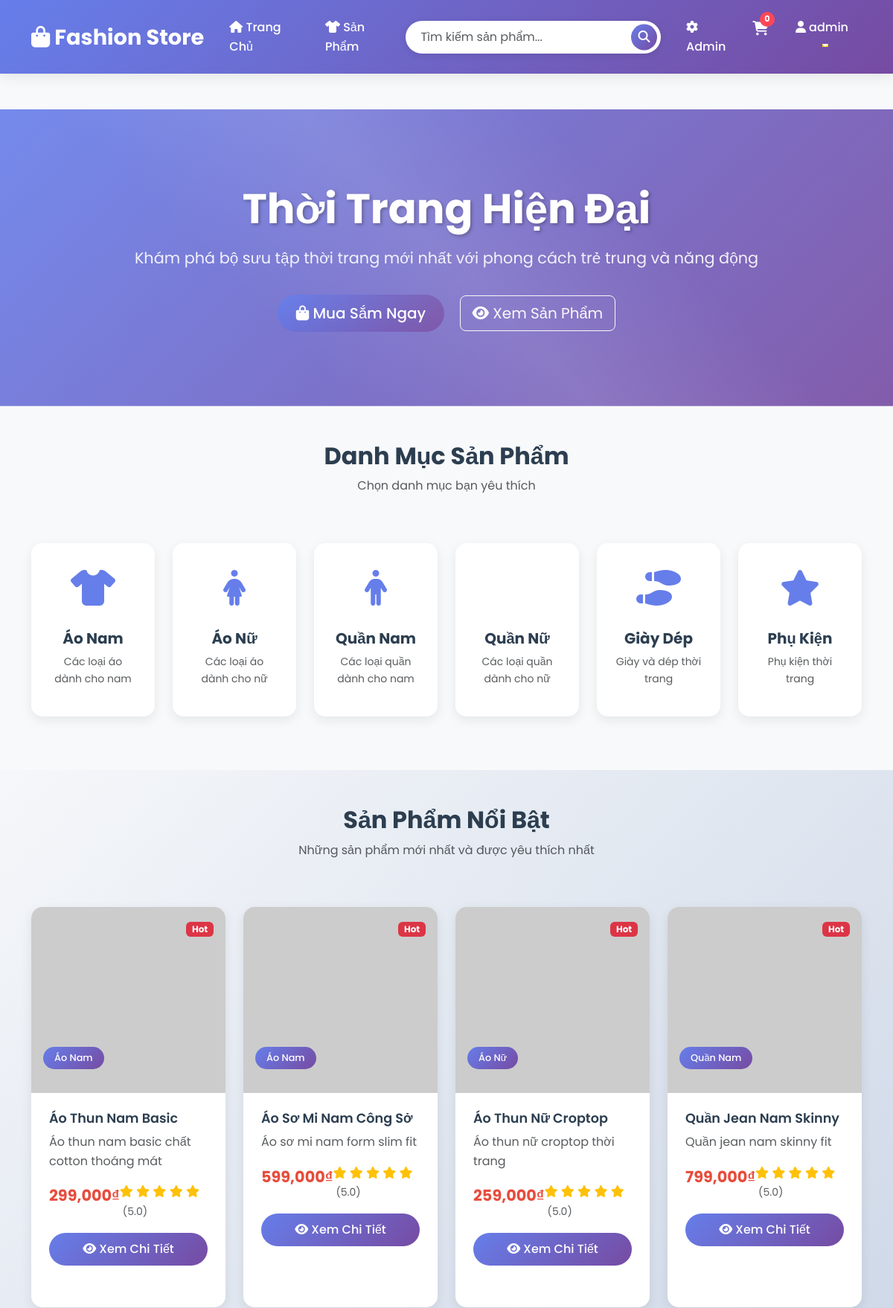
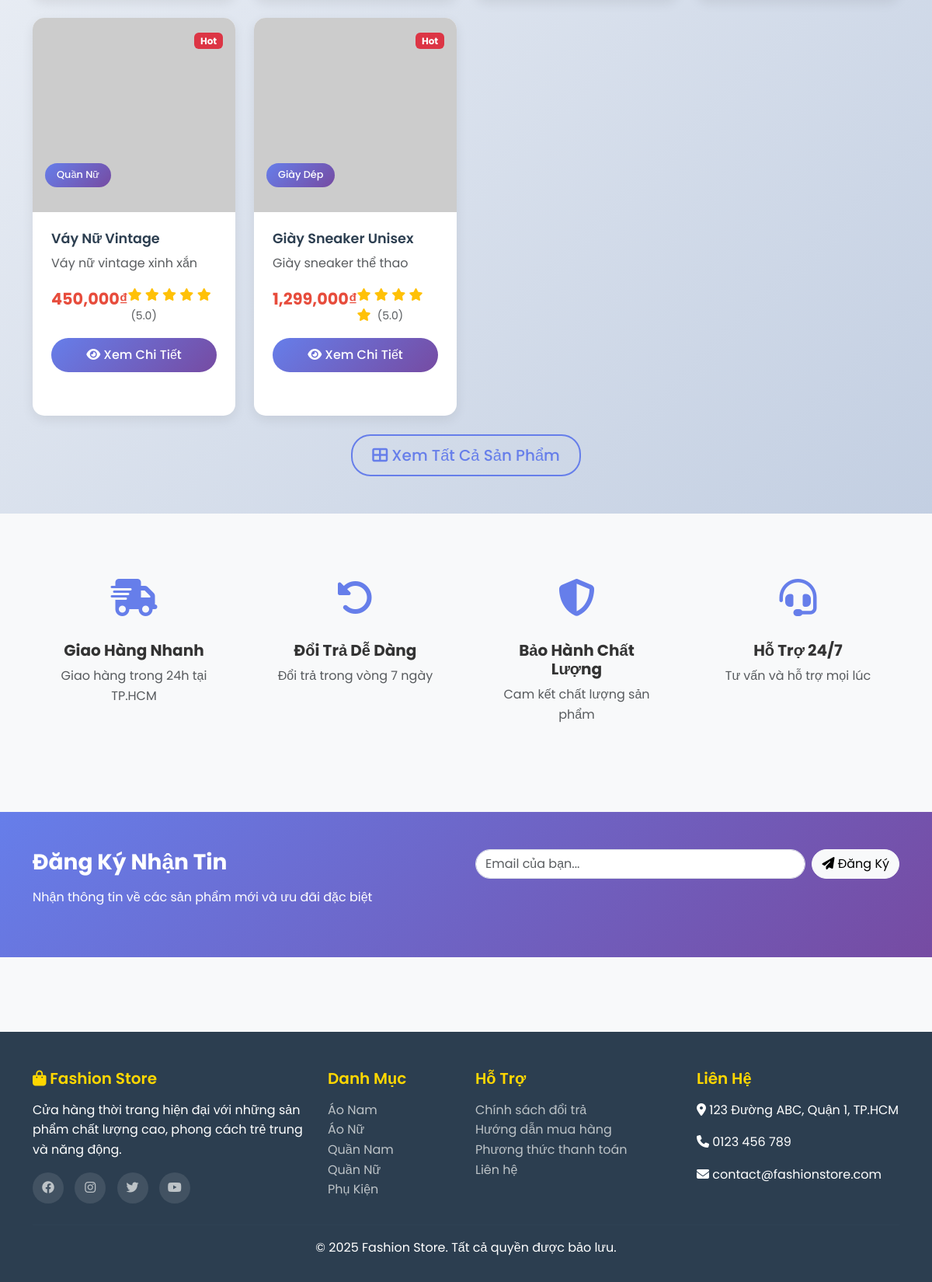
The page / (signed in) on the database its author committed (2 pictures, top to bottom).
### tables this page shows
CREATE TABLE categories (
            id INTEGER PRIMARY KEY AUTOINCREMENT,
            name TEXT UNIQUE NOT NULL,
            description TEXT,
            created_at TIMESTAMP DEFAULT CURRENT_TIMESTAMP
        );

CREATE TABLE products (
            id INTEGER PRIMARY KEY AUTOINCREMENT,
            name TEXT NOT NULL,
            description TEXT,
            price REAL NOT NULL,
            category_id INTEGER,
            image_url TEXT,
            stock INTEGER DEFAULT 0,
            size TEXT,
            color TEXT,
            created_at TIMESTAMP DEFAULT CURRENT_TIMESTAMP,
            FOREIGN KEY (category_id) REFERENCES categories (id)
        );

### app.py (the view)
    def index(self):
        conn = self.get_db_connection()
        products = conn.execute('''
            SELECT p.*, c.name as category_name
            FROM products p
            LEFT JOIN categories c ON p.category_id = c.id
            ORDER BY p.created_at DESC
            LIMIT 8
        ''').fetchall()
        categories = conn.execute('SELECT * FROM categories').fetchall()
        conn.close()
        return render_template('index.html', products=products, categories=categories)

### app.py (called while the page is built)
    def get_db_connection(self):
        conn = sqlite3.connect(self.db_path)
        conn.row_factory = sqlite3.Row  # cho phép truy xuất theo tên cột
        return conn

### templates/index.html (shortened to what this page needs)
{% extends "base.html" %}
{% block content %}
<section class="hero-section">
    <div class="container">
        <div class="row">
            <div class="col-12">
                <h1 class="hero-title">Thời Trang Hiện Đại</h1>
                <p class="hero-subtitle">Khám phá bộ sưu tập thời trang mới nhất với phong cách trẻ trung và năng động</p>
                <a href="{{ url_for('products') }}" class="btn btn-primary btn-lg me-3">
                    <i class="fas fa-shopping-bag"></i> Mua Sắm Ngay
                </a>
                <a href="#featured-products" class="btn btn-outline-light btn-lg">
                    <i class="fas fa-eye"></i> Xem Sản Phẩm
                </a>
            </div>
        </div>
    </div>
</section>
<section class="py-5">
    <div class="container">
        <div class="row">
            <div class="col-12 text-center mb-5">
                <h2 class="fw-bold" style="color: #2c3e50;">Danh Mục Sản Phẩm</h2>
                <p class="text-muted">Chọn danh mục bạn yêu thích</p>
            </div>
        </div>
        <div class="row">
            {% for category in categories %}
            <div class="col-lg-2 col-md-4 col-sm-6 mb-4">
                <a href="{{ url_for('products', category=category.id) }}" class="text-decoration-none">
                    <div class="text-center p-4 h-100" style="background: white; border-radius: 15px; box-shadow: 0 5px 15px rgba(0,0,0,0.08); transition: all 0.3s ease;">
                        <div class="mb-3" style="font-size: 3rem; color: #667eea;">
                            {% if 'Áo Nam' in category.name %}
                                <i class="fas fa-tshirt"></i>
                            {% elif 'Áo Nữ' in category.name %}
                                <i class="fas fa-female"></i>
                            {% elif 'Quần Nam' in category.name %}
                                <i class="fas fa-male"></i>
                            {% elif 'Quần Nữ' in category.name %}
                                <i class="fas fa-dress"></i>
                            {% elif 'Giày' in category.name %}
                                <i class="fas fa-shoe-prints"></i>
                            {% else %}
                                <i class="fas fa-star"></i>
                            {% endif %}
                        </div>
                        <h5 class="fw-bold" style="color: #2c3e50;">{{ category.name }}</h5>
                        <p class="text-muted small">{{ category.description }}</p>
                    </div>
                </a>
            </div>
            {% endfor %}
        </div>
    </div>
</section>
<section id="featured-products" class="py-5" style="background: linear-gradient(135deg, #f5f7fa 0%, #c3cfe2 100%);">
    <div class="container">
        <div class="row">
            <div class="col-12 text-center mb-5">
                <h2 class="fw-bold" style="color: #2c3e50;">Sản Phẩm Nổi Bật</h2>
                <p class="text-muted">Những sản phẩm mới nhất và được yêu thích nhất</p>
            </div>
        </div>
        <div class="row">
            {% for product in products %}
            <div class="col-lg-3 col-md-6 mb-4">
                <div class="product-card h-100">
                    <div class="position-relative overflow-hidden">
                        <img src="{{ product.image_url }}" class="card-img-top" alt="{{ product.name }}" onerror="this.src='https://via.placeholder.com/300x250/667eea/ffffff?text=Fashion+Item'">
                        <div class="position-absolute top-0 end-0 m-3">
                            <span class="badge bg-danger">Hot</span>
                        </div>
                        {% if product.category_name %}
                        <div class="position-absolute bottom-0 start-0 m-3">
                            <span class="category-tag">{{ product.category_name }}</span>
                        </div>
                        {% endif %}
                    </div>
                    <div class="card-body d-flex flex-column">
                        <h5 class="product-title">{{ product.name }}</h5>
                        <p class="card-text text-muted flex-grow-1">{{ product.description[:100] }}{% if product.description|length > 100 %}...{% endif %}</p>
                        <div class="d-flex justify-content-between align-items-center mb-3">
                            <span class="product-price">{{ "{:,.0f}".format(product.price) }}₫</span>
                            <div class="text-warning">
                                <i class="fas fa-star"></i>
                                <i class="fas fa-star"></i>
                                <i class="fas fa-star"></i>
                                <i class="fas fa-star"></i>
                                <i class="fas fa-star"></i>
                                <small class="text-muted ms-1">(5.0)</small>
                            </div>
                        </div>
                        <div class="d-grid gap-2">
                            <a href="{{ url_for('product_detail', product_id=product.id) }}" class="btn btn-primary">
                                <i class="fas fa-eye"></i> Xem Chi Tiết
                            </a>
                        </div>
                    </div>
                </div>
            </div>
            {% endfor %}
        </div>
        <div class="row">
            <div class="col-12 text-center">
                <a href="{{ url_for('products') }}" class="btn btn-outline-primary btn-lg">
                    <i class="fas fa-th-large"></i> Xem Tất Cả Sản Phẩm
                </a>
            </div>
        </div>
    </div>
</section>
<section class="py-5">
    <div class="container">
        <div class="row">
            <div class="col-md-3 text-center mb-4">
                <div class="p-4">
                    <div class="mb-3" style="font-size: 3rem; color: #667eea;">
                        <i class="fas fa-shipping-fast"></i>
                    </div>
                    <h5 class="fw-bold">Giao Hàng Nhanh</h5>
                    <p class="text-muted">Giao hàng trong 24h tại TP.HCM</p>
                </div>
            </div>
            <div class="col-md-3 text-center mb-4">
                <div class="p-4">
                    <div class="mb-3" style="font-size: 3rem; color: #667eea;">
                        <i class="fas fa-undo-alt"></i>
                    </div>
                    <h5 class="fw-bold">Đổi Trả Dễ Dàng</h5>
                    <p class="text-muted">Đổi trả trong vòng 7 ngày</p>
                </div>
            </div>
            <div class="col-md-3 text-center mb-4">
                <div class="p-4">
                    <div class="mb-3" style="font-size: 3rem; color: #667eea;">
                        <i class="fas fa-shield-alt"></i>
                    </div>
                    <h5 class="fw-bold">Bảo Hành Chất Lượng</h5>
                    <p class="text-muted">Cam kết chất lượng sản phẩm</p>
                </div>
            </div>
            <div class="col-md-3 text-center mb-4">
                <div class="p-4">
                    <div class="mb-3" style="font-size: 3rem; color: #667eea;">
                        <i class="fas fa-headset"></i>
                    </div>
                    <h5 class="fw-bold">Hỗ Trợ 24/7</h5>
                    <p class="text-muted">Tư vấn và hỗ trợ mọi lúc</p>
                </div>
            </div>
        </div>
    </div>
</section>
<section class="py-5" style="background: linear-gradient(135deg, #667eea 0%, #764ba2 100%);">
    <div class="container">
        <div class="row">
            <div class="col-md-6 text-white">
                <h3 class="fw-bold mb-3">Đăng Ký Nhận Tin</h3>
                <p>Nhận thông tin về các sản phẩm mới và ưu đãi đặc biệt</p>
            </div>
            <div class="col-md-6">
                <form class="d-flex gap-2">
                    <input type="email" class="form-control" placeholder="Email của bạn..." style="border-radius: 25px;">
                    <button type="submit" class="btn btn-light" style="border-radius: 25px; white-space: nowrap;">
                        <i class="fas fa-paper-plane"></i> Đăng Ký
                    </button>
                </form>
            </div>
        </div>
    </div>
</section>
{% endblock %}

### templates/base.html (style rules this page uses)
* { margin: 0; padding: 0; box-sizing: border-box; }
body { font-family: 'Poppins', sans-serif; line-height: 1.6; color: #333; background-color: #f8f9fa; }
.product-card { border: none; border-radius: 15px; overflow: hidden; transition: all 0.3s ease; box-shadow: 0 5px 15px rgba(0,0,0,0.08); margin-bottom: 2rem; background: white; }
.product-card img { width: 100%; height: 250px; object-fit: cover; transition: all 0.3s ease; }
.product-card .card-body { padding: 1.5rem; }
.product-title { font-weight: 600; color: #2c3e50; margin-bottom: 0.5rem; font-size: 1.1rem; }
.product-price { font-size: 1.3rem; font-weight: 700; color: #e74c3c; margin-bottom: 1rem; }
.btn-primary { background: linear-gradient(135deg, #667eea 0%, #764ba2 100%); border: none; border-radius: 25px; padding: 10px 25px; font-weight: 500; transition: all 0.3s ease; }
.btn-outline-primary { border: 2px solid #667eea; color: #667eea; border-radius: 25px; padding: 10px 25px; font-weight: 500; transition: all 0.3s ease; }
.hero-section { background-size: cover; background-position: center; color: white; padding: 100px 0; text-align: center; position: relative; overflow: hidden; }
.hero-section::before { content: ''; position: absolute; top: 0; left: 0; right: 0; bottom: 0; background: linear-gradient(45deg, transparent 30%, rgba(255,255,255,0.1) 50%, transparent 70%); animation: shimmer 3s infinite; }
.hero-title { font-size: 3.5rem; font-weight: 700; margin-bottom: 1rem; text-shadow: 2px 2px 4px rgba(0,0,0,0.3); }
.hero-subtitle { font-size: 1.3rem; margin-bottom: 2rem; opacity: 0.9; }
.category-tag { display: inline-block; background: linear-gradient(135deg, #667eea 0%, #764ba2 100%); color: white; padding: 5px 15px; border-radius: 20px; font-size: 0.8rem; font-weight: 500; margin-bottom: 1rem; }

### rows shown on the page
categories: name "Áo Nam", description "Các loại áo dành cho nam"
categories: name "Áo Nữ", description "Các loại áo dành cho nữ"
categories: name "Quần Nam", description "Các loại quần dành cho nam"
categories: name "Quần Nữ", description "Các loại quần dành cho nữ"
categories: name "Giày Dép", description "Giày và dép thời trang"
categories: name "Phụ Kiện", description "Phụ kiện thời trang"
products: category_name "Áo Nam", name "Áo Thun Nam Basic", description "Áo thun nam basic chất cotton thoáng mát", price "299,000"
products: category_name "Áo Nam", name "Áo Sơ Mi Nam Công Sở", description "Áo sơ mi nam form slim fit", price "599,000"
products: category_name "Áo Nữ", name "Áo Thun Nữ Croptop", description "Áo thun nữ croptop thời trang", price "259,000"
products: category_name "Quần Nam", name "Quần Jean Nam Skinny", description "Quần jean nam skinny fit", price "799,000"
products: category_name "Quần Nữ", name "Váy Nữ Vintage", description "Váy nữ vintage xinh xắn", price "450,000"
products: category_name "Giày Dép", name "Giày Sneaker Unisex", description "Giày sneaker thể thao", price "1,299,000"

### other values the page prints
{{ session.username }} "admin"
